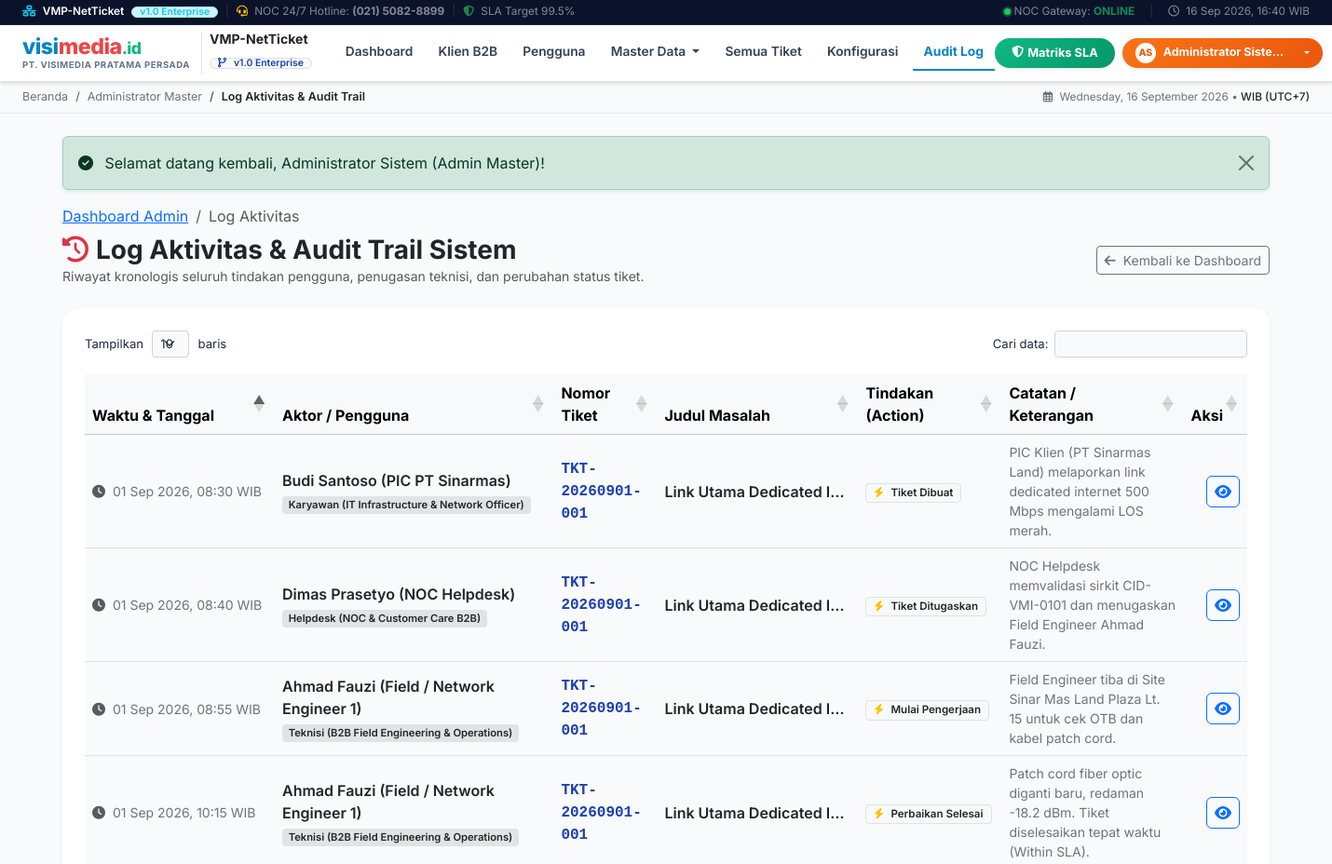
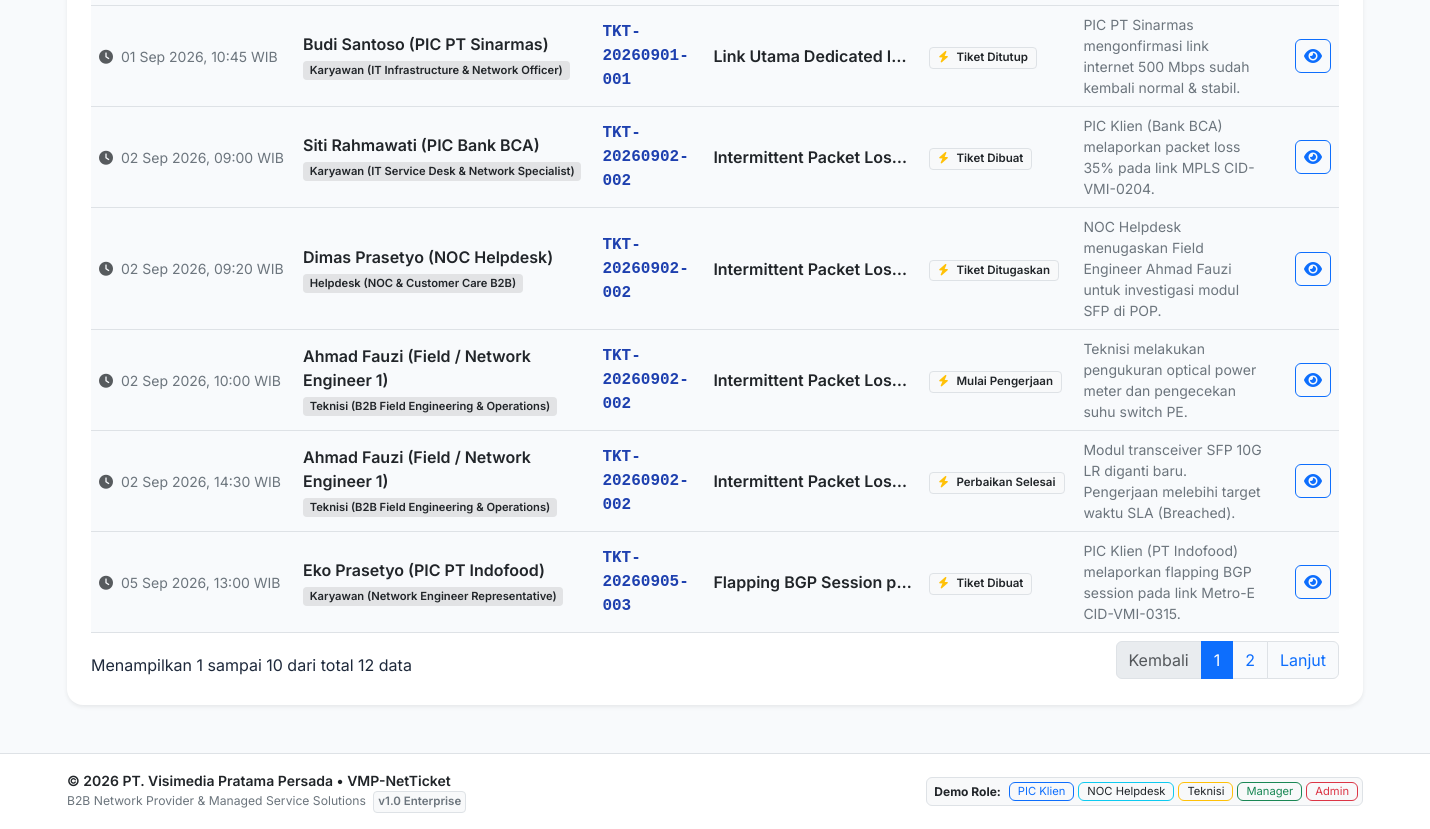
The page /admin/log_aktivitas.php (signed in) on the database its author committed (2 pictures, top to bottom).
### tables this page shows
CREATE TABLE `settings` (
  `setting_key` VARCHAR(50) PRIMARY KEY,
  `setting_value` TEXT,
  `setting_group` VARCHAR(50) DEFAULT 'general',
  `description` VARCHAR(255) NULL,
  `updated_at` DATETIME DEFAULT CURRENT_TIMESTAMP ON UPDATE CURRENT_TIMESTAMP
);

CREATE TABLE `ticket_logs` (
  `id` INT AUTO_INCREMENT PRIMARY KEY,
  `ticket_id` INT NOT NULL,
  `user_id` INT NOT NULL,
  `action` VARCHAR(100) NOT NULL,
  `note` TEXT NULL,
  `created_at` DATETIME DEFAULT CURRENT_TIMESTAMP,
  FOREIGN KEY (`ticket_id`) REFERENCES `tickets`(`id`) ON DELETE CASCADE,
  FOREIGN KEY (`user_id`) REFERENCES `users`(`id`) ON DELETE CASCADE
);

CREATE TABLE `users` (
  `id` INT AUTO_INCREMENT PRIMARY KEY,
  `nip` VARCHAR(30) NOT NULL UNIQUE COMMENT 'NIK Karyawan / ID PIC Klien',
  `name` VARCHAR(100) NOT NULL,
  `email` VARCHAR(100) NOT NULL UNIQUE,
  `password` VARCHAR(255) NOT NULL,
  `role` ENUM('admin', 'karyawan', 'helpdesk', 'teknisi', 'manager') NOT NULL DEFAULT 'karyawan' COMMENT 'karyawan = PIC Klien Korporat',
  `client_id` INT NULL COMMENT 'ID Perusahaan jika role = karyawan / PIC Klien',
  `department` VARCHAR(100) NOT NULL COMMENT 'Jabatan / Divisi',
  `phone` VARCHAR(20) NULL,
  `created_at` DATETIME DEFAULT CURRENT_TIMESTAMP,
  FOREIGN KEY (`client_id`) REFERENCES `clients`(`id`) ON DELETE SET NULL
);

CREATE TABLE `tickets` (
  `id` INT AUTO_INCREMENT PRIMARY KEY,
  `ticket_code` VARCHAR(30) NOT NULL UNIQUE,
  `client_id` INT NOT NULL COMMENT 'Perusahaan Klien B2B',
  `user_id` INT NOT NULL COMMENT 'PIC Klien Pelapor',
  `category_id` INT NOT NULL,
  `priority_id` INT NOT NULL,
  `technician_id` INT NULL COMMENT 'Network / Field Engineer yang ditugaskan',
  `circuit_id` VARCHAR(50) NOT NULL COMMENT 'Nomor Sirkit yang bermasalah',
  `service_type` VARCHAR(100) NOT NULL COMMENT 'Jenis layanan sirkit',
  `title` VARCHAR(200) NOT NULL,
  `description` TEXT NOT NULL,
  `location` VARCHAR(255) NOT NULL COMMENT 'Site / Lokasi Kantor Klien',
  `attachment` VARCHAR(255) NULL COMMENT 'Screenshot log ping / traceroute / foto perangkat',
  `status` ENUM('open', 'assigned', 'in_progress', 'resolved', 'closed') NOT NULL DEFAULT 'open',
  `created_at` DATETIME DEFAULT CURRENT_TIMESTAMP,
  `assigned_at` DATETIME NULL,
  `started_at` DATETIME NULL COMMENT 'Saat teknisi mulai troubleshooting',
  `resolved_at` DATETIME NULL COMMENT 'Saat teknisi menyelesaikan perbaikan',
  `closed_at` DATETIME NULL,
  `sla_deadline` DATETIME NULL COMMENT 'created_at + sla_hours',
  `sla_status` ENUM('pending', 'within_sla', 'breached') DEFAULT 'pending',
  `resolution_time_minutes` INT NULL COMMENT 'Durasi pengerjaan dalam menit',
  `technician_notes` TEXT NULL COMMENT 'Berita Acara & Tindakan Perbaikan',
  `root_cause` VARCHAR(255) NULL COMMENT 'Penyebab Gangguan',
  `action_taken` TEXT NULL COMMENT 'Tindakan yang diambil',
  FOREIGN KEY (`client_id`) REFERENCES `clients`(`id`) ON DELETE CASCADE,
  FOREIGN KEY (`user_id`) REFERENCES `users`(`id`) ON DELETE CASCADE,
  FOREIGN KEY (`category_id`) REFERENCES `categories`(`id`) ON DELETE RESTRICT,
  FOREIGN KEY (`priority_id`) REFERENCES `priorities`(`id`) ON DELETE RESTRICT,
  FOREIGN KEY (`technician_id`) REFERENCES `users`(`id`) ON DELETE SET NULL
);

### admin/log_aktivitas.php (the view, shortened to what the rows shown need)
<?php
require_once __DIR__ . '/../config/database.php';
$pdo = get_db();
$page_title = 'Log Aktivitas & Audit Trail';
$logs = $pdo->query("
    SELECT l.*, u.name as user_name, u.role as user_role, u.department,
           t.ticket_code, t.title as ticket_title
    FROM ticket_logs l
    JOIN users u ON l.user_id = u.id
    JOIN tickets t ON l.ticket_id = t.id
    ORDER BY l.created_at DESC
")->fetchAll();
require_once __DIR__ . '/../includes/header.php';
?>
<div class="card border-0 shadow-sm rounded-4 overflow-hidden mb-4">
    <div class="card-body p-4">
        <div class="table-responsive">
            <table class="table table-hover align-middle datatable">
                <thead class="table-light">
                    <tr>
                        <th style="width: 170px;">Waktu & Tanggal</th>
                        <th>Aktor / Pengguna</th>
                        <th>Nomor Tiket</th>
                        <th>Judul Masalah</th>
                        <th>Tindakan (Action)</th>
                        <th>Catatan / Keterangan</th>
                        <th class="text-end">Aksi</th>
                    </tr>
                </thead>
                <tbody>
                    <?php foreach ($logs as $log): ?>
                        <tr>
                            <td class="small text-secondary" style="white-space:nowrap;">
                                <i class="fas fa-clock text-muted me-1"></i> <?= format_date_indo($log['created_at']) ?>
                            </td>
                            <td>
                                <div class="fw-semibold text-dark"><?= htmlspecialchars($log['user_name']) ?></div>
                                <span class="badge bg-secondary-subtle text-dark" style="font-size:0.7rem;">
                                    <?= ucfirst($log['user_role']) ?> (<?= htmlspecialchars($log['department'] ?? '-') ?>)
                                </span>
                            </td>
                            <td class="fw-bold text-primary font-monospace">
                                <?= htmlspecialchars($log['ticket_code']) ?>
                            </td>
                            <td>
                                <div class="text-truncate fw-semibold text-dark" style="max-width: 200px;" title="<?= htmlspecialchars($log['ticket_title']) ?>">
                                    <?= htmlspecialchars($log['ticket_title']) ?>
                                </div>
                            </td>
                            <td>
                                <span class="badge bg-light text-dark border px-2 py-1">
                                    <i class="fas fa-bolt text-warning me-1"></i><?= htmlspecialchars($log['action']) ?>
                                </span>
                            </td>
                            <td class="small text-secondary"><?= htmlspecialchars($log['note'] ?? '-') ?></td>
                            <td class="text-end">
                                <a href="<?= base_url('customer/detail_tiket.php?id=' . $log['ticket_id']) ?>" class="btn btn-xs btn-outline-primary py-1 px-2" title="Lihat Tiket">
                                    <i class="fas fa-eye"></i>
                                </a>
                            </td>
                        </tr>
                    <?php endforeach; ?>
                </tbody>
            </table>
        </div>
    </div>
</div>
<?php require_once __DIR__ . '/../includes/footer.php'; ?>

### includes/header.php (shortened to what the rows shown need)
<?php
require_once __DIR__ . '/../config/database.php';
$current_user = current_user();
$current_role = $current_user['role'] ?? 'guest';
$page_title   = $page_title ?? 'Sistem Network Trouble Ticketing & SLA Tracking';
$app_name       = get_setting('app_name', 'VMP-NetTicket');
$system_version = get_setting('system_version', 'v1.0 Enterprise');
$company_name   = get_setting('company_name', 'PT. Visimedia Pratama Persada');
$role_names = [
    'admin'    => 'Administrator Master',
    'karyawan' => 'PIC Klien Korporat',
    'helpdesk' => 'NOC Helpdesk Dispatcher',
    'teknisi'  => 'Field / Network Engineer',
    'manager'  => 'Head of NOC / Service Delivery'
];
$user_initials = 'VP';
if ($current_user && !empty($current_user['name'])) {
    $words = explode(' ', trim($current_user['name']));
    if (count($words) >= 2) {
        $user_initials = strtoupper(substr($words[0], 0, 1) . substr($words[1], 0, 1));
    } else {
        $user_initials = strtoupper(substr($words[0], 0, 2));
    }
}
?>
<!DOCTYPE html>
<html lang="id">
<head>
    <link href="https://cdn.jsdelivr.net/npm/bootstrap@5.3.3/dist/css/bootstrap.min.css" rel="stylesheet">
    <link rel="stylesheet" href="https://cdnjs.cloudflare.com/ajax/libs/font-awesome/6.5.1/css/all.min.css">
    <link rel="stylesheet" href="https://cdn.datatables.net/1.13.7/css/dataTables.bootstrap5.min.css">
    <link rel="stylesheet" href="<?= base_url('assets/css/style.css?v=' . time()) ?>">
</head>
<body>
<?php if ($current_user): ?>
<header class="isp-header sticky-top no-print">
    <div class="top-utility-bar py-1">
        <div class="container-fluid px-3 px-xl-4 d-flex align-items-center justify-content-between">
            <div class="d-flex align-items-center gap-2 text-white-50 small" style="font-size: 0.74rem;">
                <span class="text-white fw-semibold"><i class="fas fa-network-wired text-info me-1"></i> <?= htmlspecialchars($app_name) ?></span>
                <span class="badge bg-info-subtle text-info border border-info-subtle rounded-pill px-2 py-0 d-none d-sm-inline-block" style="font-size:0.65rem;"><?= htmlspecialchars($system_version) ?></span>
                <span class="opacity-25">|</span>
                <span class="d-none d-md-inline"><i class="fas fa-headset text-warning me-1"></i> NOC 24/7 Hotline: <strong>(021) 5082-8899</strong></span>
                <span class="opacity-25 d-none d-md-inline">|</span>
                <?php if ($current_role === 'karyawan'): ?>
                    <span class="d-none d-lg-inline"><i class="fas fa-headset text-success me-1"></i> NOC Support 24/7</span>
                <?php else: ?>
                    <span class="d-none d-lg-inline"><i class="fas fa-shield-alt text-success me-1"></i> SLA Target 99.5%</span>
                <?php endif; ?>
            </div>
            <div class="d-flex align-items-center gap-3 text-white-50 small" style="font-size: 0.74rem;">
                <div class="d-none d-sm-flex align-items-center">
                    <span class="status-dot me-1"></span>
                    <span>NOC Gateway: <strong class="text-success">ONLINE</strong></span>
                </div>
                <span class="opacity-25 d-none d-sm-inline">|</span>
                <div class="d-none d-md-inline">
                    <i class="far fa-clock me-1"></i> <?= date('d M Y, H:i') ?> WIB
                </div>
            </div>
        </div>
    </div>
    <nav class="navbar navbar-expand-xl navbar-light bg-white py-2 border-bottom shadow-sm">
        <div class="container-fluid px-3 px-xl-4">
            <a class="navbar-brand d-flex align-items-center me-4 py-0 flex-shrink-0" href="<?= base_url('index.php') ?>">
                <div class="brand-logo-isp me-2">
                    <span class="logo-visi">visi<span class="logo-media">media</span><span class="logo-tld">.id</span></span>
                    <span class="logo-corp-sub"><?= htmlspecialchars($company_name) ?></span>
                </div>
                <div class="border-start ps-2 ms-1 d-none d-lg-block">
                    <div class="fw-bold text-dark lh-1" style="font-size: 0.88rem;"><?= htmlspecialchars($app_name) ?></div>
                    <span class="badge bg-light text-primary border rounded-pill px-2 py-0 mt-1" style="font-size: 0.65rem; font-weight: 600;">
                        <i class="fas fa-code-branch me-1"></i><?= htmlspecialchars($system_version) ?>
                    </span>
                </div>
            </a>
            <div class="collapse navbar-collapse" id="navbarIspMain">
                <ul class="navbar-nav me-auto mb-2 mb-xl-0 align-items-center">
                    <?php if ($current_role === 'admin'): ?>
                        <li class="nav-item">
                            <a class="nav-link <?= strpos($_SERVER['PHP_SELF'], 'dashboard.php') !== false ? 'active' : '' ?>" href="<?= base_url('admin/dashboard.php') ?>">Dashboard</a>
                        </li>
                        <li class="nav-item">
                            <a class="nav-link <?= strpos($_SERVER['PHP_SELF'], 'kelola_klien.php') !== false ? 'active' : '' ?>" href="<?= base_url('admin/kelola_klien.php') ?>">Klien B2B</a>
                        </li>
                        <li class="nav-item">
                            <a class="nav-link <?= strpos($_SERVER['PHP_SELF'], 'kelola_user.php') !== false ? 'active' : '' ?>" href="<?= base_url('admin/kelola_user.php') ?>">Pengguna</a>
                        </li>
                        <li class="nav-item dropdown">
                            <a class="nav-link dropdown-toggle <?= (strpos($_SERVER['PHP_SELF'], 'kelola_kategori.php') !== false || strpos($_SERVER['PHP_SELF'], 'kelola_prioritas.php') !== false) ? 'active' : '' ?>" href="#" role="button" data-bs-toggle="dropdown" aria-expanded="false">
                                Master Data
                            </a>
                        </li>
                        <li class="nav-item">
                            <a class="nav-link <?= strpos($_SERVER['PHP_SELF'], 'semua_tiket.php') !== false ? 'active' : '' ?>" href="<?= base_url('admin/semua_tiket.php') ?>">Semua Tiket</a>
                        </li>
                        <li class="nav-item">
                            <a class="nav-link <?= strpos($_SERVER['PHP_SELF'], 'pengaturan_website.php') !== false ? 'active' : '' ?>" href="<?= base_url('admin/pengaturan_website.php') ?>">Konfigurasi</a>
                        </li>
                        <li class="nav-item">
                            <a class="nav-link <?= strpos($_SERVER['PHP_SELF'], 'log_aktivitas.php') !== false ? 'active' : '' ?>" href="<?= base_url('admin/log_aktivitas.php') ?>">Audit Log</a>
                        </li>
                    <?php elseif ($current_role === 'teknisi'): ?>
                        <li class="nav-item">
                            <a class="nav-link <?= (strpos($_SERVER['PHP_SELF'], 'dashboard.php') !== false || strpos($_SERVER['PHP_SELF'], 'proses_tiket.php') !== false) ? 'active' : '' ?>" href="<?= base_url('teknisi/dashboard.php') ?>">Dashboard Tugas Lapangan</a>
                        </li>
                    <?php endif; ?>
                </ul>
                <div class="d-flex align-items-center gap-2 mt-3 mt-xl-0 flex-shrink-0">
                    <?php if ($current_role === 'karyawan' || $current_role === 'customer'): ?>
                        <a href="<?= base_url('customer/buat_tiket.php') ?>" class="btn btn-pill-green shadow-sm">
                            <i class="fas fa-plus-circle me-1"></i> Buat Tiket
                        </a>
                    <?php else: ?>
                        <a href="#" data-bs-toggle="modal" data-bs-target="#modalSlaHelp" class="btn btn-pill-green shadow-sm">
                            <i class="fas fa-shield-alt me-1"></i> Matriks SLA
                        </a>
                    <?php endif; ?>
                    <div class="dropdown">
                        <button class="btn btn-pill-orange dropdown-toggle shadow-sm d-flex align-items-center gap-2" type="button" id="userMenuDropdown" data-bs-toggle="dropdown" aria-expanded="false">
                            <span class="avatar-pill-circle"><?= $user_initials ?></span>
                            <span class="user-pill-text d-none d-md-inline text-truncate" style="max-width: 140px;"><?= htmlspecialchars($current_user['name']) ?></span>
                        </button>
                    </div>
                </div>
            </div>
        </div>
    </nav>
</header>
<div class="sub-header-bar no-print">
    <div class="container-fluid px-3 px-xl-4 d-flex align-items-center justify-content-between">
        <nav aria-label="breadcrumb">
            <ol class="breadcrumb mb-0 align-items-center">
                <li class="breadcrumb-item"><a href="<?= base_url('index.php') ?>" class="text-decoration-none text-secondary">Beranda</a></li>
                <li class="breadcrumb-item text-secondary"><?= $role_names[$current_role] ?? ucfirst($current_role) ?></li>
                <li class="breadcrumb-item active text-dark fw-semibold" aria-current="page"><?= htmlspecialchars($page_title) ?></li>
            </ol>
        </nav>
        <div class="d-none d-md-block text-secondary small" style="font-size: 0.74rem; white-space: nowrap;">
            <i class="far fa-calendar-alt me-1"></i> <?= date('l, d F Y') ?> &bull; <span class="text-dark fw-medium">WIB (UTC+7)</span>
        </div>
    </div>
</div>
<?php endif; ?>
<div class="container-fluid py-4 flex-grow-1">
    <div class="container">

### rows shown on the page
settings: setting_key "v1.0 Enterprise"
ticket_logs: created_at "05 Sep 2026, 13:00 WIB", user.name "Eko Prasetyo (PIC PT Indofood)", user.role "Karyawan", user.department "Network Engineer Representative", ticket.ticket_code "TKT-20260905-003", ticket.title "Flapping BGP Session p…", action "Tiket Dibuat", note "PIC Klien (PT Indofood) melaporkan flapping BGP session pada link Metro-E CID-VMI-0315."
ticket_logs: created_at "02 Sep 2026, 14:30 WIB", user.name "Ahmad Fauzi (Field / Network Engineer 1)", user.role "Teknisi", user.department "B2B Field Engineering & Operations", ticket.ticket_code "TKT-20260902-002", ticket.title "Intermittent Packet Los…", action "Perbaikan Selesai", note "Modul transceiver SFP 10G LR diganti baru. Pengerjaan melebihi target waktu SLA (Breached)."
ticket_logs: created_at "02 Sep 2026, 10:00 WIB", user.name "Ahmad Fauzi (Field / Network Engineer 1)", user.role "Teknisi", user.department "B2B Field Engineering & Operations", ticket.ticket_code "TKT-20260902-002", ticket.title "Intermittent Packet Los…", action "Mulai Pengerjaan", note "Teknisi melakukan pengukuran optical power meter dan pengecekan suhu switch PE."
ticket_logs: created_at "02 Sep 2026, 09:20 WIB", user.name "Dimas Prasetyo (NOC Helpdesk)", user.role "Helpdesk", user.department "NOC & Customer Care B2B", ticket.ticket_code "TKT-20260902-002", ticket.title "Intermittent Packet Los…", action "Tiket Ditugaskan", note "NOC Helpdesk menugaskan Field Engineer Ahmad Fauzi untuk investigasi modul SFP di POP."
ticket_logs: created_at "02 Sep 2026, 09:00 WIB", user.name "Siti Rahmawati (PIC Bank BCA)", user.role "Karyawan", user.department "IT Service Desk & Network Specialist", ticket.ticket_code "TKT-20260902-002", ticket.title "Intermittent Packet Los…", action "Tiket Dibuat", note "PIC Klien (Bank BCA) melaporkan packet loss 35% pada link MPLS CID-VMI-0204."
ticket_logs: created_at "01 Sep 2026, 10:45 WIB", user.name "Budi Santoso (PIC PT Sinarmas)", user.role "Karyawan", user.department "IT Infrastructure & Network Officer", ticket.ticket_code "TKT-20260901-001", ticket.title "Link Utama Dedicated I…", action "Tiket Ditutup", note "PIC PT Sinarmas mengonfirmasi link internet 500 Mbps sudah kembali normal & stabil."
ticket_logs: created_at "01 Sep 2026, 10:15 WIB", user.name "Ahmad Fauzi (Field / Network Engineer 1)", user.role "Teknisi", user.department "B2B Field Engineering & Operations", ticket.ticket_code "TKT-20260901-001", ticket.title "Link Utama Dedicated I…", action "Perbaikan Selesai", note "Patch cord fiber optic diganti baru, redaman -18.2 dBm. Tiket diselesaikan tepat waktu (Within SLA)."
ticket_logs: created_at "01 Sep 2026, 08:55 WIB", user.name "Ahmad Fauzi (Field / Network Engineer 1)", user.role "Teknisi", user.department "B2B Field Engineering & Operations", ticket.ticket_code "TKT-20260901-001", ticket.title "Link Utama Dedicated I…", action "Mulai Pengerjaan", note "Field Engineer tiba di Site Sinar Mas Land Plaza Lt. 15 untuk cek OTB dan kabel patch cord."
ticket_logs: created_at "01 Sep 2026, 08:40 WIB", user.name "Dimas Prasetyo (NOC Helpdesk)", user.role "Helpdesk", user.department "NOC & Customer Care B2B", ticket.ticket_code "TKT-20260901-001", ticket.title "Link Utama Dedicated I…", action "Tiket Ditugaskan", note "NOC Helpdesk memvalidasi sirkit CID-VMI-0101 dan menugaskan Field Engineer Ahmad Fauzi."
ticket_logs: created_at "01 Sep 2026, 08:30 WIB", user.name "Budi Santoso (PIC PT Sinarmas)", user.role "Karyawan", user.department "IT Infrastructure & Network Officer", ticket.ticket_code "TKT-20260901-001", ticket.title "Link Utama Dedicated I…", action "Tiket Dibuat", note "PIC Klien (PT Sinarmas Land) melaporkan link dedicated internet 500 Mbps mengalami LOS merah."

### other values the page prints
$app_name "VMP-NetTicket"
$company_name "PT. VISIMEDIA PRATAMA PERSADA"
$user_initials "AS"
$current_user['name'] "Administrator Siste…"
$role_names[$current_role] "Administrator Master"
$page_title "Log Aktivitas & Audit Trail"
$msg['text'] "Selamat datang kembali, Administrator Sistem (Admin Master)!"
get_setting('company_name', 'PT. Visimedia Pratama Persada') "PT. Visimedia Pratama Persada"
get_setting('app_name', 'VMP-NetTicket') "VMP-NetTicket"
get_setting('system_version', 'v1.0 Enterprise') "v1.0 Enterprise"
